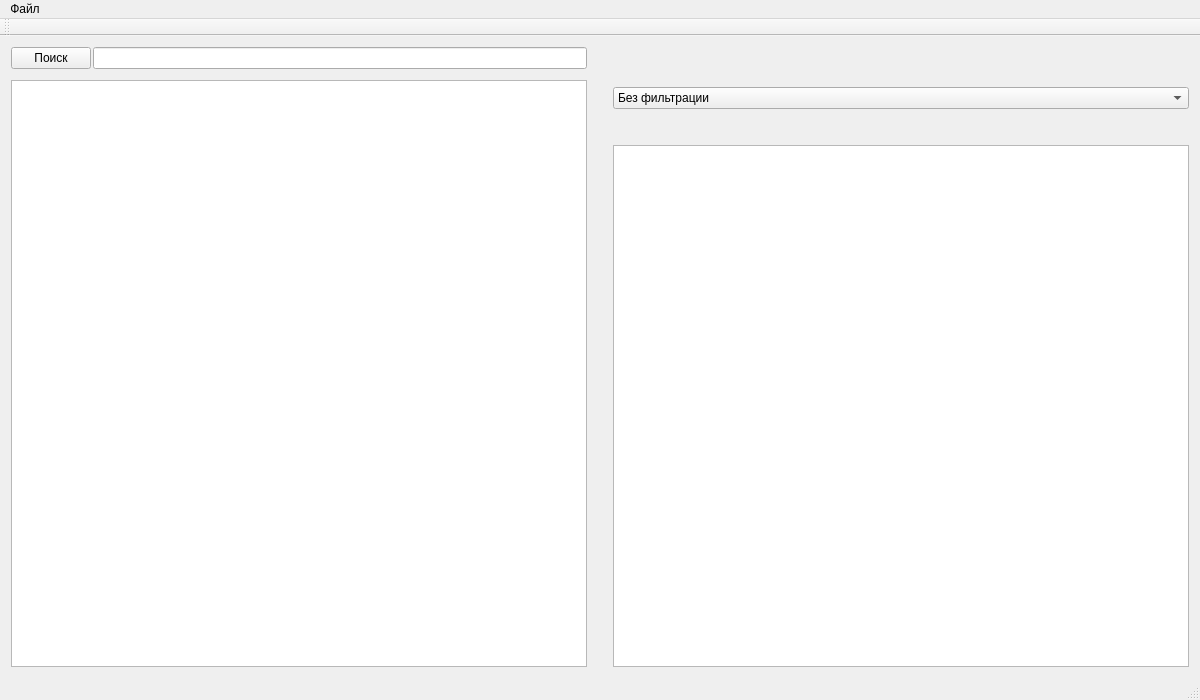
<?xml version="1.0" encoding="UTF-8"?>
<ui version="4.0">
 <class>MainWindow</class>
 <widget class="QMainWindow" name="MainWindow">
  <property name="geometry">
   <rect>
    <x>0</x>
    <y>0</y>
    <width>1200</width>
    <height>700</height>
   </rect>
  </property>
  <property name="sizePolicy">
   <sizepolicy hsizetype="Fixed" vsizetype="Fixed">
    <horstretch>0</horstretch>
    <verstretch>0</verstretch>
   </sizepolicy>
  </property>
  <property name="minimumSize">
   <size>
    <width>1200</width>
    <height>700</height>
   </size>
  </property>
  <property name="maximumSize">
   <size>
    <width>1200</width>
    <height>700</height>
   </size>
  </property>
  <property name="windowTitle">
   <string>Мой холодильник</string>
  </property>
  <widget class="QWidget" name="centralWidget">
   <layout class="QHBoxLayout" name="horizontalLayout_2">
    <item>
     <layout class="QVBoxLayout" name="verticalLayout">
      <item>
       <layout class="QHBoxLayout" name="horizontalLayout">
        <property name="spacing">
         <number>2</number>
        </property>
        <item>
         <widget class="QPushButton" name="search">
          <property name="text">
           <string>Поиск</string>
          </property>
         </widget>
        </item>
        <item>
         <widget class="QLineEdit" name="lineEdit"/>
        </item>
       </layout>
      </item>
      <item>
       <spacer name="verticalSpacer_3">
        <property name="orientation">
         <enum>Qt::Vertical</enum>
        </property>
        <property name="sizeType">
         <enum>QSizePolicy::Fixed</enum>
        </property>
        <property name="sizeHint" stdset="0">
         <size>
          <width>20</width>
          <height>5</height>
         </size>
        </property>
       </spacer>
      </item>
      <item>
       <widget class="QTableView" name="tableView">
        <property name="sizePolicy">
         <sizepolicy hsizetype="Expanding" vsizetype="Expanding">
          <horstretch>0</horstretch>
          <verstretch>0</verstretch>
         </sizepolicy>
        </property>
       </widget>
      </item>
     </layout>
    </item>
    <item>
     <spacer name="horizontalSpacer">
      <property name="orientation">
       <enum>Qt::Horizontal</enum>
      </property>
      <property name="sizeType">
       <enum>QSizePolicy::Fixed</enum>
      </property>
      <property name="sizeHint" stdset="0">
       <size>
        <width>20</width>
        <height>20</height>
       </size>
      </property>
     </spacer>
    </item>
    <item>
     <layout class="QVBoxLayout" name="verticalLayout_2">
      <item>
       <spacer name="verticalSpacer_2">
        <property name="orientation">
         <enum>Qt::Vertical</enum>
        </property>
        <property name="sizeType">
         <enum>QSizePolicy::Fixed</enum>
        </property>
        <property name="sizeHint" stdset="0">
         <size>
          <width>20</width>
          <height>40</height>
         </size>
        </property>
       </spacer>
      </item>
      <item>
       <widget class="QComboBox" name="comboBox_2">
        <item>
         <property name="text">
          <string>Без фильтрации</string>
         </property>
        </item>
       </widget>
      </item>
      <item>
       <spacer name="verticalSpacer">
        <property name="orientation">
         <enum>Qt::Vertical</enum>
        </property>
        <property name="sizeType">
         <enum>QSizePolicy::Fixed</enum>
        </property>
        <property name="sizeHint" stdset="0">
         <size>
          <width>20</width>
          <height>30</height>
         </size>
        </property>
       </spacer>
      </item>
      <item>
       <widget class="QTextBrowser" name="textBrowser"/>
      </item>
     </layout>
    </item>
   </layout>
  </widget>
  <widget class="QMenuBar" name="menuBar">
   <property name="geometry">
    <rect>
     <x>0</x>
     <y>0</y>
     <width>1200</width>
     <height>26</height>
    </rect>
   </property>
   <widget class="QMenu" name="menu">
    <property name="title">
     <string>Файл</string>
    </property>
    <addaction name="actionUpdateDB"/>
    <addaction name="separator"/>
   </widget>
   <addaction name="menu"/>
  </widget>
  <widget class="QToolBar" name="mainToolBar">
   <attribute name="toolBarArea">
    <enum>TopToolBarArea</enum>
   </attribute>
   <attribute name="toolBarBreak">
    <bool>false</bool>
   </attribute>
  </widget>
  <widget class="QStatusBar" name="statusBar"/>
  <action name="actionUpdateDB">
   <property name="text">
    <string>Обновить базу данных</string>
   </property>
  </action>
 </widget>
 <layoutdefault spacing="6" margin="11"/>
 <resources/>
 <connections/>
</ui>
